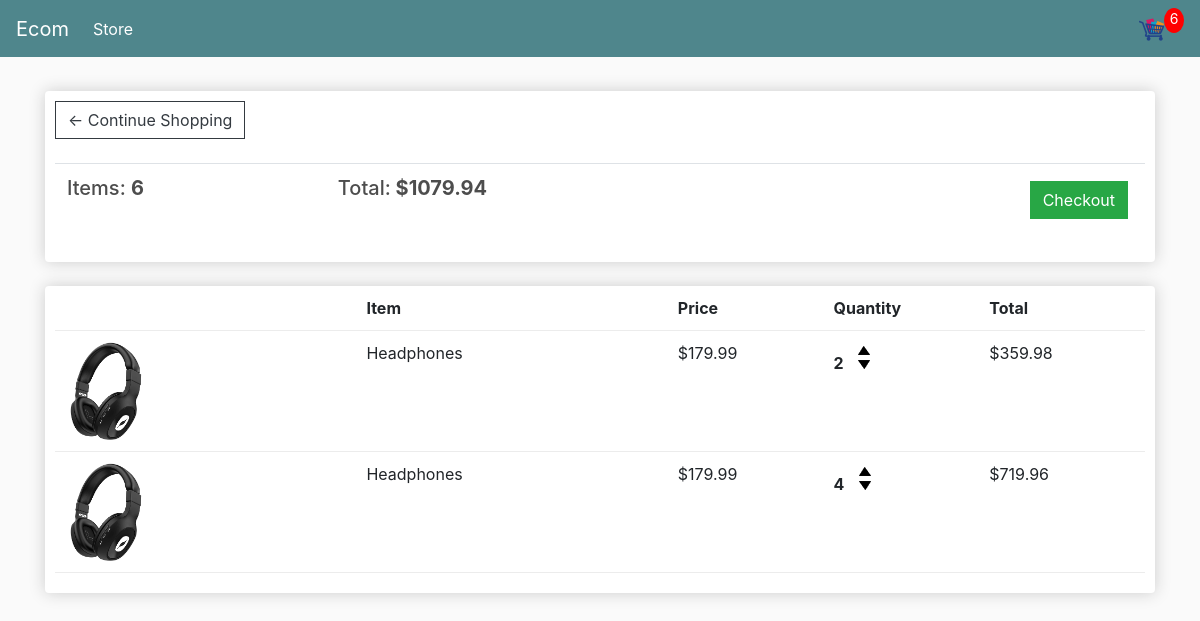
The app's page /cart/ (signed in) with its own data.
### store/models.py (models this page shows, shortened)
class Order(models.Model):
	customer=models.ForeignKey(Customer , on_delete=models.SET_NULL , blank=True , null=True)
	date_ordered=models.DateTimeField(auto_now_add=True)
	complete=models.BooleanField(default=True , null=True , blank=True)
	transaction_id=models.CharField(max_length=200 , null=True)
	@property
	def get_cart_total(self):
		orderitems=self.orderitem_set.all()
		total=sum([item.get_total for item in orderitems])
		return total
	@property
	def get_cart_items(self):
		orderitems=self.orderitem_set.all()
		total=sum([item.qauntity for item in orderitems])
		return total

class OrderItem(models.Model):
	product=models.ForeignKey(Product , on_delete=models.SET_NULL , blank=True , null=True)
	order=models.ForeignKey(Order , on_delete=models.SET_NULL , blank=True , null=True)
	qauntity=models.IntegerField(default=0 , null=True , blank=True)
	date_added=models.DateTimeField(auto_now_add=True)
	@property
	def get_total(self):
		total=self.product.price*self.qauntity
		return total

class Product(models.Model):
	name=models.CharField(max_length=200)
	price=models.FloatField(max_length=200)
	digital=models.BooleanField(default=True , null=True , blank=True)
	image=models.ImageField(null=True)

### store/views.py (the view)
# urls.py: path('cart/' , views.cart , name='cart'  ),
def cart(request):
	data = cartData(request)
	cartItems = data['cartItems']
	order = data['order']
	items = data['items']
	context = {'items':items, 'order':order, 'cartItems':cartItems}
	return render(request, 'store/cart.html', context)

### store/utils.py (called while the page is built)
def cartData(request):
	if request.user.is_authenticated:
		user_pk=request.user.pk
		customer = Customer.objects.get(pk=user_pk)
		order, created = Order.objects.get_or_create(customer=customer, complete=False)
		items = order.orderitem_set.all()
		cartItems = order.get_cart_items
	else:
		cookieData = cookieCart(request)
		cartItems = cookieData['cartItems']
		order = cookieData['order']
		items = cookieData['items']
	return {'cartItems':cartItems ,'order':order, 'items':items}

### templates/store/cart.html
{% extends 'store/base.html' %}
{% load static %}
{% block content %}
	<div class="row">
		<div class="col-lg-12">
			<div class="box-element">
				<a  class="btn btn-outline-dark" href="{% url 'store' %}">&#x2190; Continue Shopping</a>
				<br>
				<br>
				<table class="table">
					<tr>
						<th><h5>Items: <strong>{{order.get_cart_items}}</strong></h5></th>
						<th><h5>Total:<strong> ${{order.get_cart_total|floatformat:2}}</strong></h5></th>
						<th>
							<a  style="float:right; margin:5px;" class="btn btn-success" href="{% url 'checkout' %}">Checkout</a>
						</th>
					</tr>
				</table>
			</div>
			<br>
			<div class="box-element">
				<div class="cart-row">
					<div style="flex:2"></div>
					<div style="flex:2"><strong>Item</strong></div>
					<div style="flex:1"><strong>Price</strong></div>
					<div style="flex:1"><strong>Quantity</strong></div>
					<div style="flex:1"><strong>Total</strong></div>
				</div>
				{% for item in items %}
				<div class="cart-row">
					<div style="flex:2"><img class="row-image" src="{{item.product.image.url}}"></div>
					<div style="flex:2"><p>{{item.product.name}}</p></div>
					<div style="flex:1"><p>${{item.product.price|floatformat:2}}</p></div>
					<div style="flex:1">
						<p class="quantity">{{item.qauntity}}</p>
						<div class="quantity">
							<img data-product="{{item.product.id}}" data-action="add" class="chg-quantity update-cart" src="{% static  'images/arrow-up.png' %}">
							<img data-product="{{item.product.id}}" data-action="remove" class="chg-quantity update-cart" src="{% static  'images/arrow-down.png' %}">
						</div>
					</div>
					<div style="flex:1"><p>${{item.get_total|floatformat:2}}</p></div>
				</div>
				{% endfor %}
			</div>
		</div>
	</div>
{% endblock content %}

### static/css/style.css (style rules this page uses)
body { background-color: hsl(0, 0%, 98%); }
h1,h2,h3,h4,h5,h6 { color:hsl(0, 0%, 30%); }
.box-element { box-shadow:hsl(0, 0%, 80%) 0 0 16px; background-color: #fff; border-radius: 4px; padding: 10px; }
.col-lg-4, .col-lg-6, .col-lg-8, .col-lg-12 { margin-top: 10px; }
.btn { border-radius: 0; }
.row-image { width: 100px; }
.cart-row { display: flex; align-items: flex-stretch; padding-bottom: 10px; margin-bottom: 10px; border-bottom: 1px solid #ececec; }
.quantity { display: inline-block; font-weight: 700; padding-right:10px; }
.chg-quantity { width: 12px; cursor: pointer; display: block; margin-top: 5px; transition:.1s; }

### records on screen
Order: get_cart_items "6", get_cart_total "1079.94"
OrderItem: product.image (picture), product.name "Headphones", product.price "179.99", qauntity "2", get_total "359.98"
OrderItem: product.image (picture), product.name "Headphones", product.price "179.99", qauntity "4", get_total "719.96"

### other values on screen
{{ cartItems }} "6"
